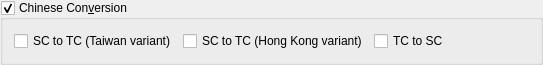
<?xml version="1.0" encoding="UTF-8"?>
<ui version="4.0">
 <class>ChineseConversion</class>
 <widget class="QGroupBox" name="ChineseConversion">
  <property name="geometry">
   <rect>
    <x>0</x>
    <y>0</y>
    <width>543</width>
    <height>64</height>
   </rect>
  </property>
  <property name="sizePolicy">
   <sizepolicy hsizetype="Preferred" vsizetype="Preferred">
    <horstretch>0</horstretch>
    <verstretch>0</verstretch>
   </sizepolicy>
  </property>
  <property name="windowTitle">
   <string>Chinese Conversion</string>
  </property>
  <property name="toolTip">
   <string>Enable conversion between simplified and traditional Chinese characters</string>
  </property>
  <property name="title">
   <string>Chinese Con&amp;version</string>
  </property>
  <property name="checkable">
   <bool>true</bool>
  </property>
  <layout class="QGridLayout" name="gridLayout">
   <item row="0" column="0">
    <widget class="QCheckBox" name="enableSCToTWConversion">
     <property name="toolTip">
      <string>Enable conversion from simplified characters to traditional (Taiwan variant) characters</string>
     </property>
     <property name="text">
      <string>SC to TC (Taiwan variant)</string>
     </property>
    </widget>
   </item>
   <item row="0" column="1">
    <widget class="QCheckBox" name="enableSCToHKConversion">
     <property name="toolTip">
      <string>Enable conversion from simplified characters to traditional (Hong Kong variant) characters</string>
     </property>
     <property name="text">
      <string>SC to TC (Hong Kong variant)</string>
     </property>
    </widget>
   </item>
   <item row="0" column="2">
    <widget class="QCheckBox" name="enableTCToSCConversion">
     <property name="toolTip">
      <string>Enable conversion from traditional characters to simplified characters</string>
     </property>
     <property name="text">
      <string>TC to SC</string>
     </property>
    </widget>
   </item>
  </layout>
 </widget>
 <resources/>
 <connections/>
</ui>
